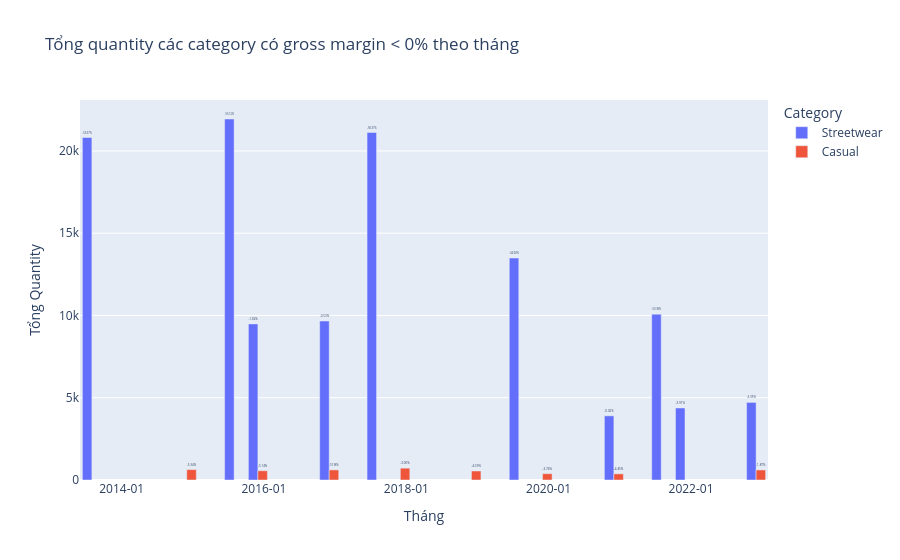

The cell this chart's notebook holds for it:
### Code cell
# Xem các tháng mà segment có gross margin < 0% (tức là COGS > unit_price) và vẽ biểu đồ plotly
neg_margin = segment_margin[segment_margin["gross_margin_pct"] < 0]

if not neg_margin.empty:
    # Tạo DataFrame tổng quantity cho từng category và tháng có gross margin < 0%
    records = []
    for _, row in neg_margin.iterrows():
        mask = (
            (merged["category"] == row["category"]) &
            (merged["order_month"] == row["order_month"])
        )
        total_qty = merged.loc[mask, "quantity"].sum()
        records.append({
            "order_month": row["order_month"],
            "category": row["category"],
            "gross_margin_pct": row["gross_margin_pct"],
            "quantity": total_qty
        })
    neg_margin_df = pd.DataFrame(records)
    # Vẽ biểu đồ
    fig = px.bar(
        neg_margin_df,
        x="order_month",
        y="quantity",
        color="category",
        barmode="group",
        text="gross_margin_pct",
        labels={"order_month": "Tháng", "quantity": "Tổng Quantity", "category": "Category", "gross_margin_pct": "Gross Margin %"},
        title="Tổng quantity các category có gross margin < 0% theo tháng"
    )
    fig.update_traces(texttemplate='%{text:.2%}', textposition='outside')
    fig.update_layout(xaxis_tickformat='%Y-%m')
    fig.show()
else:
    print("Không có category nào có gross margin < 0% trong dữ liệu.")

### Figure 1 — Plotly figure (JSON) as saved in the notebook; plotly's stock layout.template omitted (floating-point values rounded to 4 significant figures)
{"data": [{"alignmentgroup": "True", "hovertemplate": "Category=Streetwear<br>Tháng=%{x}<br>Tổng Quantity=%{y}<br>Gross Margin %=%{text}<extra></extra>", "legendgroup": "Streetwear", "marker": {"color": "#636efa", "pattern": {"shape": ""}}, "name": "Streetwear", "offsetgroup": "Streetwear", "orientation": "v", "showlegend": true, "text": [-0.5307, -0.5512, -0.0182, -0.005275, -0.5837, -0.5408, -0.0001957, -0.5938, -0.03909, -0.03355], "textposition": "outside", "texttemplate": "%{text:.2%}", "type": "bar", "x": ["2013-08-01T00:00:00.000000", "2015-08-01T00:00:00.000000", "2015-12-01T00:00:00.000000", "2016-12-01T00:00:00.000000", "2017-08-01T00:00:00.000000", "2019-08-01T00:00:00.000000", "2020-12-01T00:00:00.000000", "2021-08-01T00:00:00.000000", "2021-12-01T00:00:00.000000", "2022-12-01T00:00:00.000000"], "xaxis": "x", "y": [20817, 21941, 9488, 9664, 21119, 13491, 3899, 10078, 4378, 4715], "yaxis": "y"}, {"alignmentgroup": "True", "hovertemplate": "Category=Casual<br>Tháng=%{x}<br>Tổng Quantity=%{y}<br>Gross Margin %=%{text}<extra></extra>", "legendgroup": "Casual", "marker": {"color": "#EF553B", "pattern": {"shape": ""}}, "name": "Casual", "offsetgroup": "Casual", "orientation": "v", "showlegend": true, "text": [-0.05342, -0.05144, -0.1098, -0.02996, -0.04589, -0.03736, -0.04454, -0.01869], "textposition": "outside", "texttemplate": "%{text:.2%}", "type": "bar", "x": ["2014-12-01T00:00:00.000000", "2015-12-01T00:00:00.000000", "2016-12-01T00:00:00.000000", "2017-12-01T00:00:00.000000", "2018-12-01T00:00:00.000000", "2019-12-01T00:00:00.000000", "2020-12-01T00:00:00.000000", "2022-12-01T00:00:00.000000"], "xaxis": "x", "y": [633, 563, 614, 719, 548, 384, 374, 610], "yaxis": "y"}], "layout": {"barmode": "group", "legend": {"title": {"text": "Category"}, "tracegroupgap": 0}, "title": {"text": "Tổng quantity các category có gross margin < 0% theo tháng"}, "xaxis": {"anchor": "y", "domain": [0, 1], "tickformat": "%Y-%m", "title": {"text": "Tháng"}}, "yaxis": {"anchor": "x", "domain": [0, 1], "title": {"text": "Tổng Quantity"}}}}
